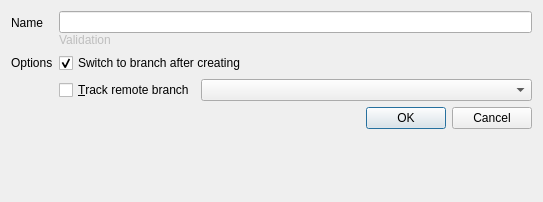
<?xml version="1.0" encoding="UTF-8"?>
<ui version="4.0">
 <class>NewBranchDialog</class>
 <widget class="QDialog" name="NewBranchDialog">
  <property name="windowModality">
   <enum>Qt::NonModal</enum>
  </property>
  <property name="enabled">
   <bool>true</bool>
  </property>
  <property name="geometry">
   <rect>
    <x>0</x>
    <y>0</y>
    <width>543</width>
    <height>202</height>
   </rect>
  </property>
  <property name="sizePolicy">
   <sizepolicy hsizetype="Preferred" vsizetype="Preferred">
    <horstretch>0</horstretch>
    <verstretch>0</verstretch>
   </sizepolicy>
  </property>
  <property name="windowTitle">
   <string>New branch</string>
  </property>
  <property name="sizeGripEnabled">
   <bool>false</bool>
  </property>
  <property name="modal">
   <bool>true</bool>
  </property>
  <layout class="QFormLayout" name="formLayout">
   <property name="fieldGrowthPolicy">
    <enum>QFormLayout::AllNonFixedFieldsGrow</enum>
   </property>
   <item row="6" column="1">
    <widget class="QDialogButtonBox" name="buttonBox">
     <property name="orientation">
      <enum>Qt::Horizontal</enum>
     </property>
     <property name="standardButtons">
      <set>QDialogButtonBox::Cancel|QDialogButtonBox::Ok</set>
     </property>
     <property name="centerButtons">
      <bool>false</bool>
     </property>
    </widget>
   </item>
   <item row="0" column="1">
    <layout class="QVBoxLayout" name="nameLayout">
     <property name="spacing">
      <number>0</number>
     </property>
     <item>
      <widget class="QLineEdit" name="nameEdit"/>
     </item>
     <item>
      <widget class="QLabel" name="nameValidationText">
       <property name="enabled">
        <bool>false</bool>
       </property>
       <property name="text">
        <string notr="true">Validation</string>
       </property>
      </widget>
     </item>
    </layout>
   </item>
   <item row="2" column="1">
    <widget class="QCheckBox" name="switchToBranchCheckBox">
     <property name="text">
      <string>Switch to branch after creating</string>
     </property>
     <property name="checked">
      <bool>true</bool>
     </property>
    </widget>
   </item>
   <item row="2" column="0">
    <widget class="QLabel" name="optionsLabel">
     <property name="text">
      <string>Options</string>
     </property>
    </widget>
   </item>
   <item row="0" column="0">
    <widget class="QLabel" name="nameLabel">
     <property name="text">
      <string>Name</string>
     </property>
     <property name="buddy">
      <cstring>nameEdit</cstring>
     </property>
    </widget>
   </item>
   <item row="3" column="1">
    <layout class="QHBoxLayout" name="upstreamLayout">
     <item>
      <widget class="QCheckBox" name="upstreamCheckBox">
       <property name="sizePolicy">
        <sizepolicy hsizetype="Minimum" vsizetype="Fixed">
         <horstretch>0</horstretch>
         <verstretch>0</verstretch>
        </sizepolicy>
       </property>
       <property name="text">
        <string>&amp;Track remote branch</string>
       </property>
      </widget>
     </item>
     <item>
      <widget class="QComboBox" name="upstreamComboBox">
       <property name="sizePolicy">
        <sizepolicy hsizetype="MinimumExpanding" vsizetype="Fixed">
         <horstretch>0</horstretch>
         <verstretch>0</verstretch>
        </sizepolicy>
       </property>
       <property name="insertPolicy">
        <enum>QComboBox::NoInsert</enum>
       </property>
      </widget>
     </item>
    </layout>
   </item>
  </layout>
 </widget>
 <tabstops>
  <tabstop>nameEdit</tabstop>
  <tabstop>switchToBranchCheckBox</tabstop>
  <tabstop>upstreamCheckBox</tabstop>
  <tabstop>upstreamComboBox</tabstop>
 </tabstops>
 <resources/>
 <connections>
  <connection>
   <sender>buttonBox</sender>
   <signal>rejected()</signal>
   <receiver>NewBranchDialog</receiver>
   <slot>reject()</slot>
   <hints>
    <hint type="sourcelabel">
     <x>299</x>
     <y>197</y>
    </hint>
    <hint type="destinationlabel">
     <x>286</x>
     <y>156</y>
    </hint>
   </hints>
  </connection>
  <connection>
   <sender>buttonBox</sender>
   <signal>accepted()</signal>
   <receiver>NewBranchDialog</receiver>
   <slot>accept()</slot>
   <hints>
    <hint type="sourcelabel">
     <x>463</x>
     <y>197</y>
    </hint>
    <hint type="destinationlabel">
     <x>364</x>
     <y>71</y>
    </hint>
   </hints>
  </connection>
  <connection>
   <sender>upstreamCheckBox</sender>
   <signal>toggled(bool)</signal>
   <receiver>upstreamComboBox</receiver>
   <slot>setEnabled(bool)</slot>
   <hints>
    <hint type="sourcelabel">
     <x>205</x>
     <y>122</y>
    </hint>
    <hint type="destinationlabel">
     <x>244</x>
     <y>117</y>
    </hint>
   </hints>
  </connection>
 </connections>
</ui>
